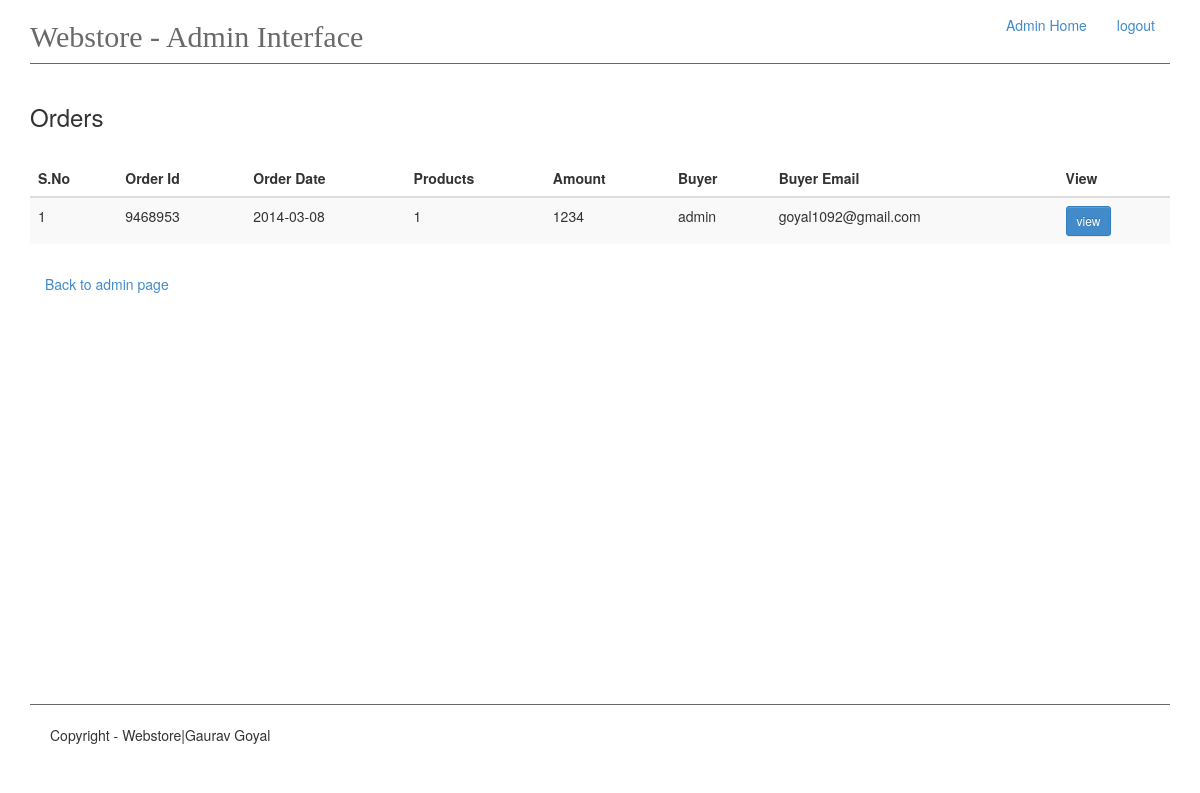
Before: /admin/order_list (signed in) with the older database file.
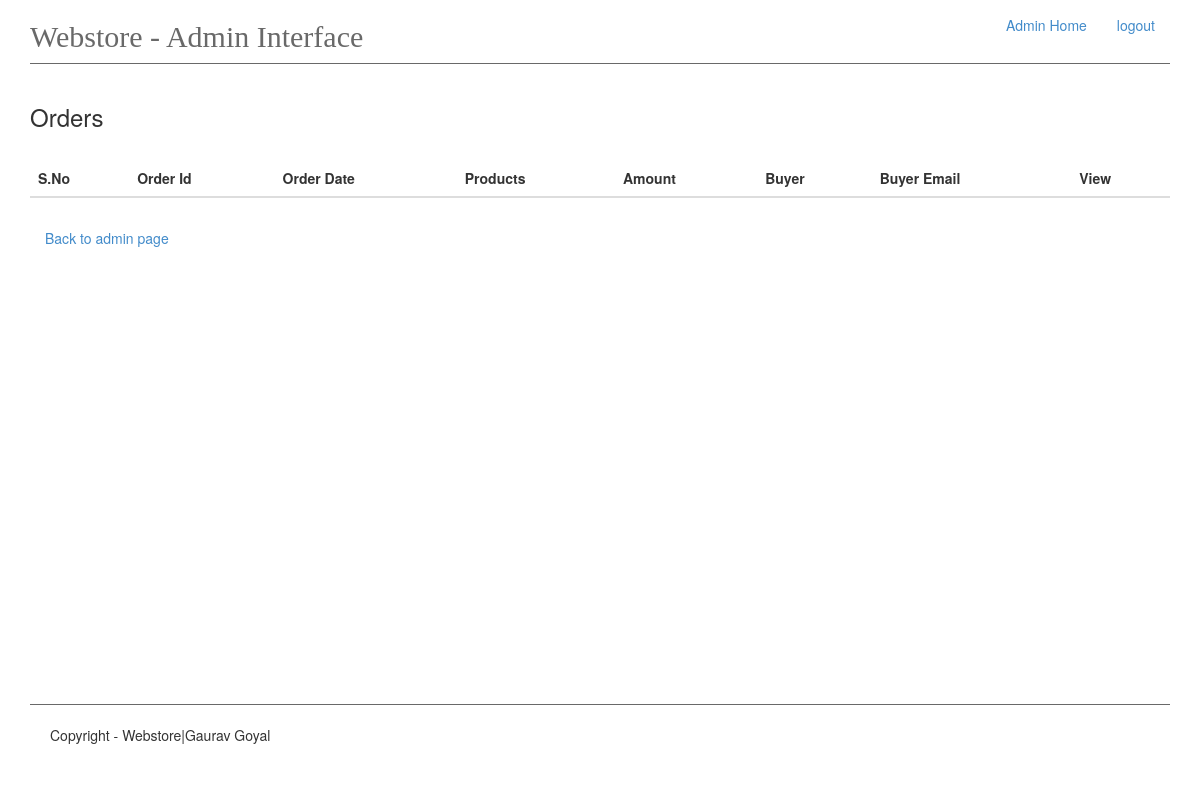
After: the same page with the newer database file.
### app/models.py (models this page shows)
class OrderId(db.Model):
    id = db.Column(db.Integer, primary_key=True)
    order_id = db.Column(db.Integer, unique=True)
    buyer_name = db.Column(db.String(60))
    buyer_address = db.Column(db.String(200))
    total_products = db.Column(db.Integer)
    date = db.Column(db.DATE)
    email = db.Column(db.String(120))
    phone = db.Column(db.Integer)
    total_amount = db.Column(db.Integer)
    user = db.Column(db.String(60))

### app/views.py (the view)
@app.route('/admin/order_list')
@login_required
def orders():
    order = OrderId.query.all()
    return render_template('admin-panel/orders.html', orders=order)

### app/__init__.py (called while the page is built)
@admin_login.user_loader
def load_user(id):
    return Admin.query.get(int(id))

### app/templates/admin-panel/orders.html
{% extends 'admin-panel/admin.html' %}
{% block content %}
    <h3>Orders</h3>
    <br>
    <table class="table table-striped table-responsive col-md-6" id="cart_table">
        <thead>
        <tr>
            <th>S.No</th>
            <th>Order Id</th>
            <th>Order Date</th>
            <th>Products</th>
            <th>Amount</th>
            <th>Buyer
            </th>
            <th>Buyer Email</th>
            <th>View</th>
        </tr>
        </thead>
        <tbody>
        {% for item in orders %}
            <tr>
                <td>{{ loop.index }}</td>
                <td>{{ item.order_id }}</td>
                <td>{{ item.date }}</td>
                <td>{{ item.total_products }}</td>
                <td>{{ item.total_amount }}</td>
                <td>{{ item.buyer_name }}</td>
                <td>{{ item.email }}</td>
                <td>
                    <a href="{{ url_for('specific_order', pk = item.id )}}" class="btn btn-sm btn-primary">view</a>
                </td>
            </tr>
        {% endfor %}
        </tbody>
    </table>
    <div class="col-md-12"><a href="{{ url_for('admin_base') }}">Back to admin page</a></div>
{% endblock %}

### app/templates/admin-panel/admin.html (shortened to what this page needs)
<!DOCTYPE HTML>
<html lang="en">
<head>
    <link rel="stylesheet" href="/static/css/bootstrap-theme.css">
    <link rel="stylesheet" href="/static/css/bootstrap.css">
    <link rel="stylesheet" href="/static/css/main.css">
</head>
<body>
<div class="container">
    <header>
        <div class="row">
            <div class="col-md-6">
                <div class="pull-left" id="header"><h2>Webstore - Admin Interface</h2></div>
            </div>
            <div class="col-md-6">
                <div class="pull-right">
                    <ul class="nav navbar-nav">
                        <li class="active"><a href="{{ url_for('admin_base') }}">Admin Home</a></li>
                        <li><a href="{{ url_for('admin_logout') }}">logout</a></li>
                    </ul>
                </div>
            </div>
        </div>
    </header>
    <div id="main">
        {% block content %} {% endblock %}
    </div>
    <footer>
        <div class="row">
            <div class="col-md-6 .col-sm-6 pull-left" id="footer" >
                Copyright - Webstore|Gaurav Goyal
            </div>
        </div>
    </footer>
</div>
</body>
</html>

### app/static/css/main.css (style rules this page uses)
body #main { min-height: 600px; }
header { border-bottom: 1px solid dimgray; padding: 0,20px; margin-bottom: 40px; }
header #header h2 { color: dimgray; font-weight: lighter; font-family: chalkboard; }
footer { border-top: 1px solid dimgray; padding: 20px; }
#main #cart_table { margin-bottom: 30px; }

Changed rows visible on the page:
removed OrderId: order_id "9468953", date "2014-03-08", total_products "1", total_amount "1234", buyer_name "admin", email "goyal1092@gmail.com"
